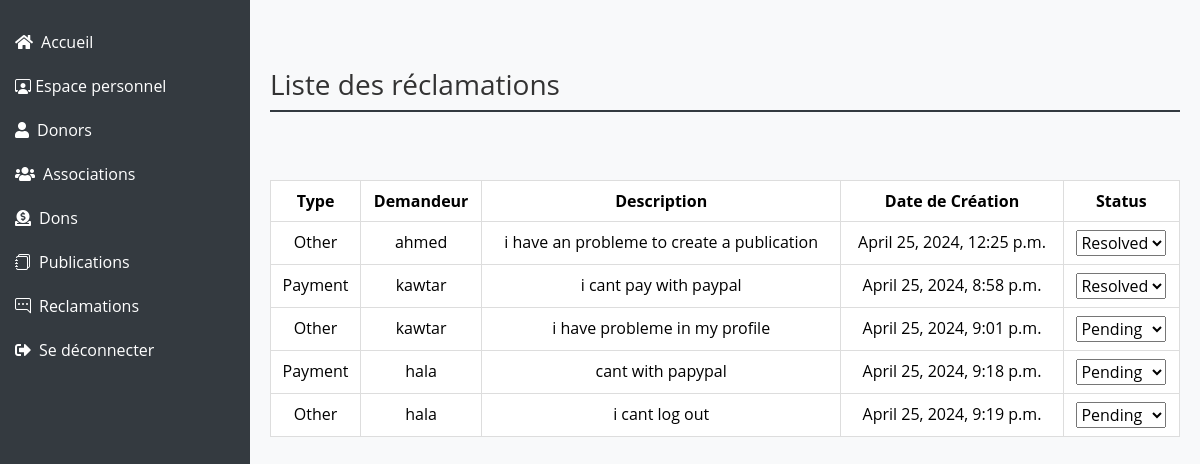
The page /reclamations/reclamations/ on the database as committed earlier.
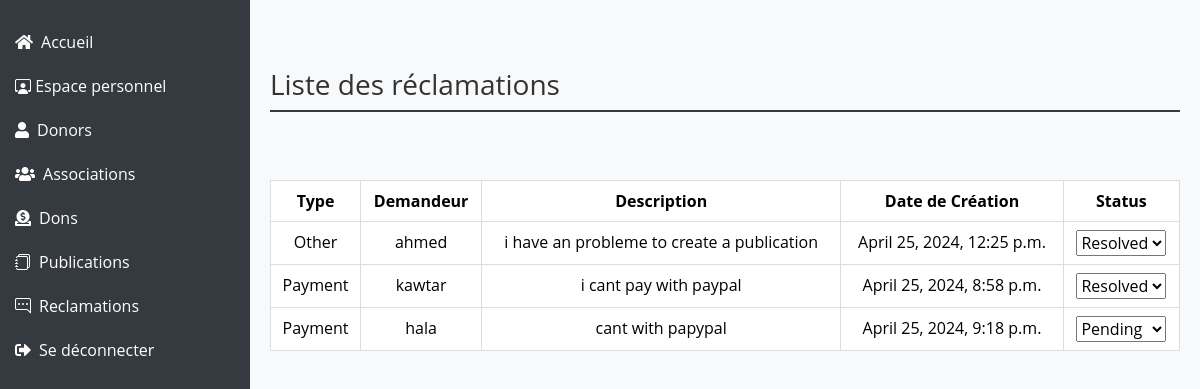
The same page on the database as committed later.
### reclamations/models.py (models this page shows)
class Reclamation(models.Model):
    RECLAMATION_TYPES = [
        ('Payment', 'Payment Issue'),
        ('Posts', 'Posts Issue'),
        ('Other', 'Other Issue')
    ]
    STATUS_CHOICES = [
        ('Pending', 'Pending'),
        ('Resolved', 'Resolved'),
        ('Refused', 'Refused'),
    ]
    user = models.ForeignKey(User, on_delete=models.CASCADE)
    recl_type = models.CharField(max_length=100, choices=RECLAMATION_TYPES,default="Other")
    description = models.TextField(max_length=100, default="Your default description here")
    status = models.CharField(max_length=100, default='Pending')  # Status as a regular field
    created_at = models.DateTimeField(default=timezone.now)
    objects = models.Manager()

### users/models.py (models this page shows)
class User(AbstractUser):
    is_association= models.BooleanField(default=True)
    is_donor = models.BooleanField(default=False)
    is_admin = models.BooleanField(default=False)
    groups = models.ManyToManyField(Group, related_name='user_groups')
    user_permissions = models.ManyToManyField(Permission, related_name='user_permissions')

### reclamations/views.py (the view)
# urls.py: path('reclamations/', include('reclamations.urls')),
def reclamations(request):
    reclamations = Reclamation.objects.all()
    return render(request, 'reclamations/reclamations.html', {'rc': reclamations})

### templates/reclamations/reclamations.html (shortened to what this page needs)
{% load static %}
<!DOCTYPE html>
<html lang="en">
<head>
    <link href="https://cdn.jsdelivr.net/npm/bootstrap@5.3.2/dist/css/bootstrap.min.css" rel="stylesheet">
    <link href="https://cdnjs.cloudflare.com/ajax/libs/font-awesome/5.15.4/css/all.min.css" rel="stylesheet">
    <link href="https://cdn.jsdelivr.net/npm/bootstrap-icons/font/bootstrap-icons.css" rel="stylesheet">
</head>
<body>
    <div class="sidebar">
        <ul class="nav flex-column">
            <li class="nav-item">
                <a class="nav-link text-white" href="/"><i class="fas fa-home me-2"></i>Accueil</a>
            </li>
            <li class="nav-item">
                <a class="nav-link text-white" href="{% url 'dashboardAdmin' %}"><i class="bi bi-person-workspace"></i></i> Espace personnel</a>
            </li>
            <li class="nav-item">
                <a class="nav-link text-white" href="{% url 'donors' %}"><i class="fas fa-user me-2"></i>Donors</a>
            </li>
            <li class="nav-item">
                <a class="nav-link text-white" href="{% url 'associations' %}"><i class="fas fa-users me-2"></i>Associations</a>
            </li>
            <li class="nav-item">
                <a class="nav-link text-white" href="{% url 'dons' %}"><i class="fas fa-donate me-2"></i>Dons</a>
            </li>
            <li class="nav-item">
                <a class="nav-link text-white" href="{% url 'publications' %}"><i class="bi bi-journals me-2"></i>Publications</a>
            </li>
            <li class="nav-item">
                <a class="nav-link text-white" href="{% url 'reclamations' %}"><i class="bi bi-chat-right-dots me-2"></i>Reclamations</a>
            </li>
            <li class="nav-item">
                <a class="nav-link text-white" href="{% url 'logout' %}"><i class="fas fa-sign-out-alt me-2"></i>Se déconnecter</a>
            </li>
        </ul>
    </div>
    {% block content %}
        <div class="main-content">
            <br>
            <br>
            <h1>Liste des réclamations</h1>
            <br>
            <div class="table-responsive mt-4">
                <table class="table table-bordered table-hover">
                    <thead class="thead-dark">
                        <tr>
                            <th style="text-align: center">Type </th>
                            <th style="text-align: center">Demandeur</th>
                            <th style="text-align: center">Description</th>
                            <th style="text-align: center">Date de Création</th>
                            <th style="text-align: center">Status</th>
                        </tr>
                    </thead>
                    <tbody>
                        {% for x in rc %}
                        <tr>
                            <td style="text-align: center">{{ x.recl_type }}</td>
                            <td style="text-align: center">{{ x.user.first_name }}</td>
                            <td style="text-align: center">{{ x.description }}</td>
                            <td style="text-align: center">{{ x.created_at }}</td>
                            <td style="text-align: center">
                                <form id="updateStatusForm_{{ x.id }}" method="post" action="{% url 'update_reclamation_status' x.id %}" style="display: inline;">
                                    <select name="status" onchange="submitForm({{ x.id }})">
                                        <option value="Pending" {% if x.status == "Pending" %} selected {% endif %}> Pending </option>
                                        <option value="Resolved" {% if x.status == "Resolved" %} selected {% endif %}> Resolved </option>
                                    </select>
                                </form>
                            </td>
                        {% endfor %}
                    </tbody>
                </table>
            </div>
        </div>
    {% endblock content %}
</body>
</html>

Rows that differ between the two databases and show on the page:
removed Reclamation: recl_type "Other", user.first_name "kawtar", description "i have probleme in my profile", created_at "April 25, 2024, 9:01 p.m.", status "Pending"
removed Reclamation: recl_type "Other", user.first_name "hala", description "i cant log out", created_at "April 25, 2024, 9:19 p.m.", status "Pending"
